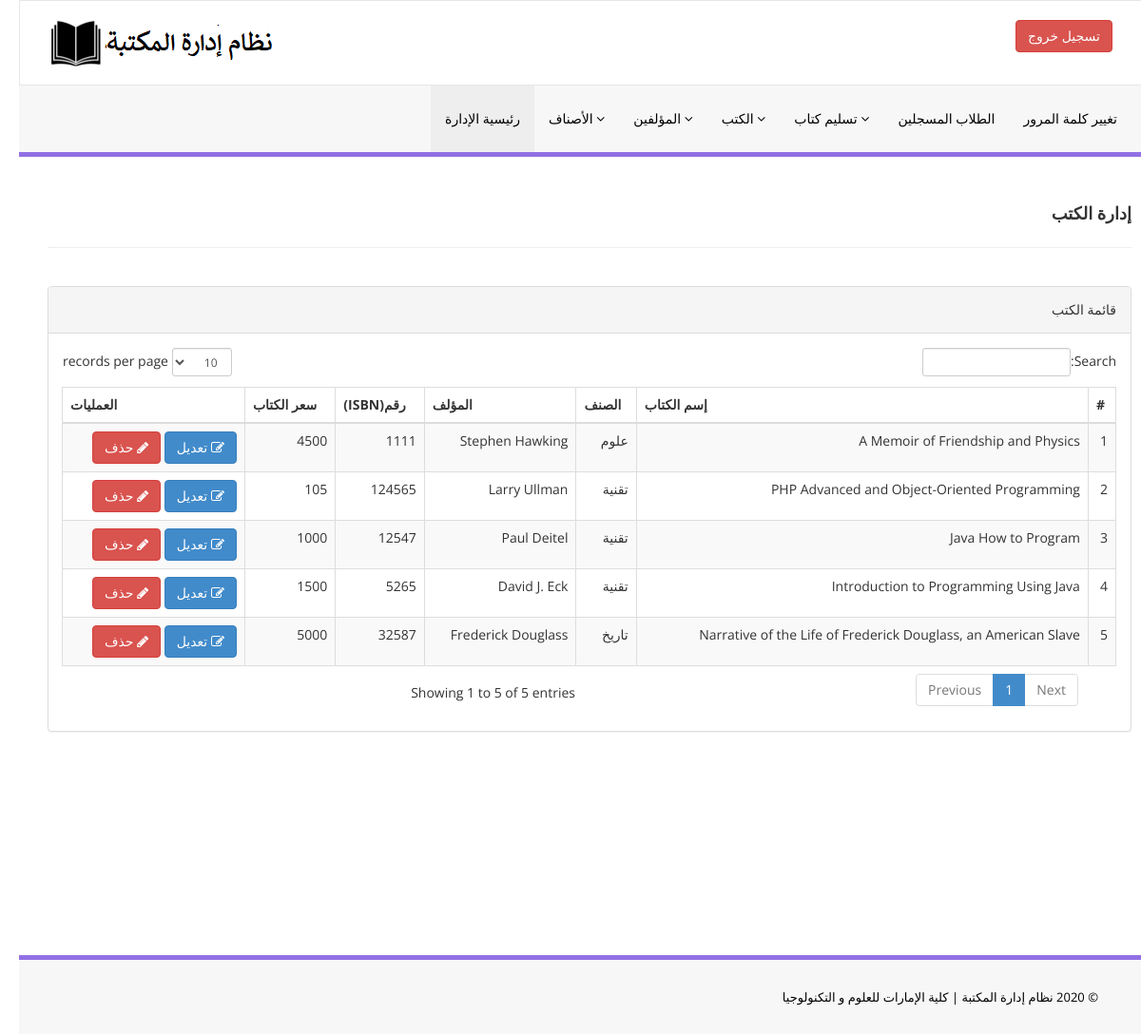
The app's page /admin/manage-books.php (signed in) with its own data.
### tables this page shows
CREATE TABLE IF NOT EXISTS `tblbooks` (
  `id` int(11) NOT NULL AUTO_INCREMENT,
  `BookName` varchar(255) DEFAULT NULL,
  `CatId` int(11) DEFAULT NULL,
  `AuthorId` int(11) DEFAULT NULL,
  `ISBNNumber` int(11) DEFAULT NULL,
  `BookPrice` int(11) DEFAULT NULL,
  `RegDate` timestamp NULL DEFAULT CURRENT_TIMESTAMP,
  `UpdationDate` timestamp NULL DEFAULT NULL ON UPDATE CURRENT_TIMESTAMP,
  PRIMARY KEY (`id`)
);

CREATE TABLE IF NOT EXISTS `tblcategory` (
  `id` int(11) NOT NULL AUTO_INCREMENT,
  `CategoryName` varchar(150) DEFAULT NULL,
  `Status` int(1) DEFAULT NULL,
  `CreationDate` timestamp NULL DEFAULT CURRENT_TIMESTAMP,
  `UpdationDate` timestamp NULL DEFAULT CURRENT_TIMESTAMP,
  PRIMARY KEY (`id`)
);

CREATE TABLE IF NOT EXISTS `tblauthors` (
  `id` int(11) NOT NULL AUTO_INCREMENT,
  `AuthorName` varchar(159) DEFAULT NULL,
  `creationDate` timestamp NULL DEFAULT CURRENT_TIMESTAMP,
  `UpdationDate` timestamp NULL DEFAULT NULL ON UPDATE CURRENT_TIMESTAMP,
  PRIMARY KEY (`id`)
);

### admin/manage-books.php (the view, shortened to what this page needs)
<?php
include('includes/config.php');
if(strlen($_SESSION['alogin'])==0)
    {
header('location:index.php');
}
else{
    ?>
<!DOCTYPE html>
<html xmlns="http://www.w3.org/1999/xhtml">
<head>
    <link href="assets/css/bootstrap.css" rel="stylesheet" />
    <link href="assets/css/font-awesome.css" rel="stylesheet" />
    <link href="assets/js/dataTables/dataTables.bootstrap.css" rel="stylesheet" />
    <link href="assets/css/style.css" rel="stylesheet" />
</head>
<body dir="rtl">
<?php include('includes/header.php');?>
    <div class="content-wrapper">
         <div class="container">
        <div class="row pad-botm">
            <div class="col-md-12">
                <h4 class="header-line">إدارة الكتب</h4>
    </div>
     <div class="row">
</div>
        </div>
            <div class="row">
                <div class="col-md-12">
                    <div class="panel panel-default">
                        <div class="panel-heading">
                           قائمة الكتب
                        </div>
                        <div class="panel-body">
                            <div class="table-responsive">
                                <table class="table table-striped table-bordered table-hover" id="dataTables-example" dir="rtl">
                                    <thead>
                                        <tr>
                                            <th>#</th>
                                            <th>إسم الكتاب</th>
                                            <th>الصنف</th>
                                            <th>المؤلف</th>
                                            <th>رقم(ISBN)</th>
                                            <th>سعر الكتاب</th>
                                            <th>العمليات</th>
                                        </tr>
                                    </thead>
                                    <tbody>
<?php $sql = "SELECT tblbooks.BookName,tblcategory.CategoryName,tblauthors.AuthorName,tblbooks.ISBNNumber,tblbooks.BookPrice,tblbooks.id as bookid from  tblbooks join tblcategory on tblcategory.id=tblbooks.CatId join tblauthors on tblauthors.id=tblbooks.AuthorId";
$query = $dbh -> prepare($sql);
$query->execute();
$results=$query->fetchAll(PDO::FETCH_OBJ);
$cnt=1;
if($query->rowCount() > 0)
{
foreach($results as $result)
{               ?>
                                        <tr class="odd gradeX">
                                            <td class="center"><?php echo htmlentities($cnt);?></td>
                                            <td class="center"><?php echo htmlentities($result->BookName);?></td>
                                            <td class="center"><?php echo htmlentities($result->CategoryName);?></td>
                                            <td class="center"><?php echo htmlentities($result->AuthorName);?></td>
                                            <td class="center"><?php echo htmlentities($result->ISBNNumber);?></td>
                                            <td class="center"><?php echo htmlentities($result->BookPrice);?></td>
                                            <td class="center">
                                            <a href="edit-book.php?bookid=<?php echo htmlentities($result->bookid);?>"><button class="btn btn-primary"><i class="fa fa-edit "></i> تعديل</button>
                                          <a href="manage-books.php?del=<?php echo htmlentities($result->bookid);?>" onclick="return confirm('Are you sure you want to delete?');"" >  <button class="btn btn-danger"><i class="fa fa-pencil"></i> حذف</button>
                                            </td>
                                        </tr>
 <?php $cnt=$cnt+1;}} ?>
                                    </tbody>
                                </table>
                            </div>
                        </div>
                    </div>
                </div>
            </div>
    </div>
    </div>
  <?php include('includes/footer.php');?>
</body>
</html>
<?php } ?>

### admin/assets/css/style.css (style rules this page uses)
.content-wrapper { margin-top: 40px; min-height:800px; padding-bottom:90px; }
.header-line { font-weight:900; padding-bottom:25px; border-bottom:1px solid #eeeeee; text-transform:uppercase; }
.pad-botm { padding-bottom:30px; }

### records on screen
tblbooks: BookName "A Memoir of Friendship and Physics", tblcategory.CategoryName "علوم", AuthorId.AuthorName "Stephen Hawking", ISBNNumber "1111", BookPrice "4500"
tblbooks: BookName "PHP Advanced and Object-Oriented Programming", tblcategory.CategoryName "تقنية", AuthorId.AuthorName "Larry Ullman", ISBNNumber "124565", BookPrice "105"
tblbooks: BookName "Java How to Program", tblcategory.CategoryName "تقنية", AuthorId.AuthorName "Paul Deitel", ISBNNumber "12547", BookPrice "1000"
tblbooks: BookName "Introduction to Programming Using Java", tblcategory.CategoryName "تقنية", AuthorId.AuthorName "David J. Eck", ISBNNumber "5265", BookPrice "1500"
tblbooks: BookName "Narrative of the Life of Frederick Douglass, an American Slave", tblcategory.CategoryName "تاريخ", AuthorId.AuthorName "Frederick Douglass", ISBNNumber "32587", BookPrice "5000"
